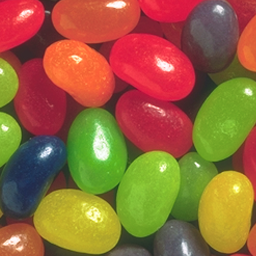
%> input picture Lab 1/W2/jbeans.ppm, 256 x 256 px
$ octave Lab1_W2_jbeans_corrupt.m   (GNU Octave 9; MATLAB toolbox functions it lacks are replaced by stand-ins)
%> lines starting %> are read from the running program, lines starting %| are printed output that depends on the picture
### Lab 1/W2/MSE.m
function mse = MSE(P,Q)
    P = double(P);
    Q = double(Q);
    norm = ((P(:,:,1)-Q(:,:,1)).^2 + (P(:,:,2)-Q(:,:,2)).^2 + (P(:,:,3)-Q(:,:,3)).^2) / 3;
    [x,y,~] = size(P);
    n = x*y;
    mse = sum(norm,'all')/n;
end

### Lab 1/W2/PSNR.m
function psnr = PSNR(P,Q)
    P = double(P);
    Q = double(Q);
    mse = MSE(P,Q);
    psnr = 10 * log10(255^2/mse);
end

### Lab 1/W2/SNR.m
function snr = SNR(P,Q)
    P = double(P);
    Q = double(Q);
    P_norm = (P(:,:,1).^2 + P(:,:,2).^2 + P(:,:,3).^2)/3;
    mse = MSE(P,Q);
    [x,y,~] = size(P);
    n = x*y;
    snr = 10 * log10((sum(P_norm,'all')/n)/mse);
end

### Lab 1/W2/Lab1_W2_jbeans_corrupt.m
P = imread('jbeans.ppm');
%> P is the input picture: size 256x256x3 uint8; mean R, G, B 148.6, 102.5, 59.4
Q = imread('jbeans_corrupted_sample.ppm');
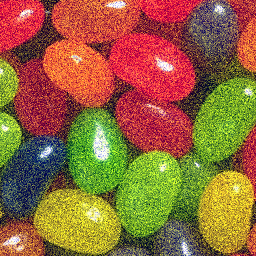
%> input picture Lab 1/W2/jbeans_corrupted_sample.ppm, 256 x 256 px
%> Q is the input picture: size 256x256x3 uint8; mean R, G, B 146.9, 103.3, 59.4
mse = MSE(P,Q);
%> in MSE, `norm = ((P(:,:,1)-Q(:,:,1)).^2 + (P(:,:,2)-Q(:,:,2)).^2 + (P(:,:,3)-Q(..`:
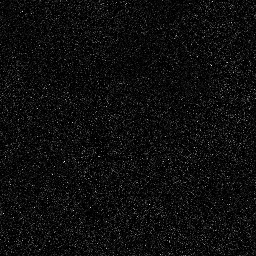
%> norm: size 256x256 double; min 0, max 16642.7, mean 941.2; drawn with min black and max white
%> in MSE, `mse = sum(norm,'all')/n;`: mse = 941.2
%> mse = 941.2
psnr = PSNR(P,Q);
%> in PSNR, `psnr = 10 * log10(255^2/mse);`: psnr = 18.39
%> psnr = 18.39
snr = SNR(P,Q);
%> in SNR, `P_norm = (P(:,:,1).^2 + P(:,:,2).^2 + P(:,:,3).^2)/3;`:
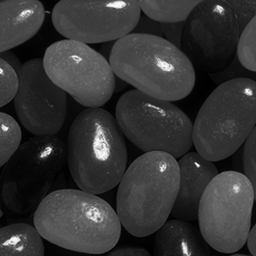
%> P_norm: size 256x256 double; min 1581.7, max 65025, mean 14696.2; drawn with min black and max white
%> in SNR, `snr = 10 * log10((sum(P_norm,'all')/n)/mse);`: snr = 11.94
%> snr = 11.94
